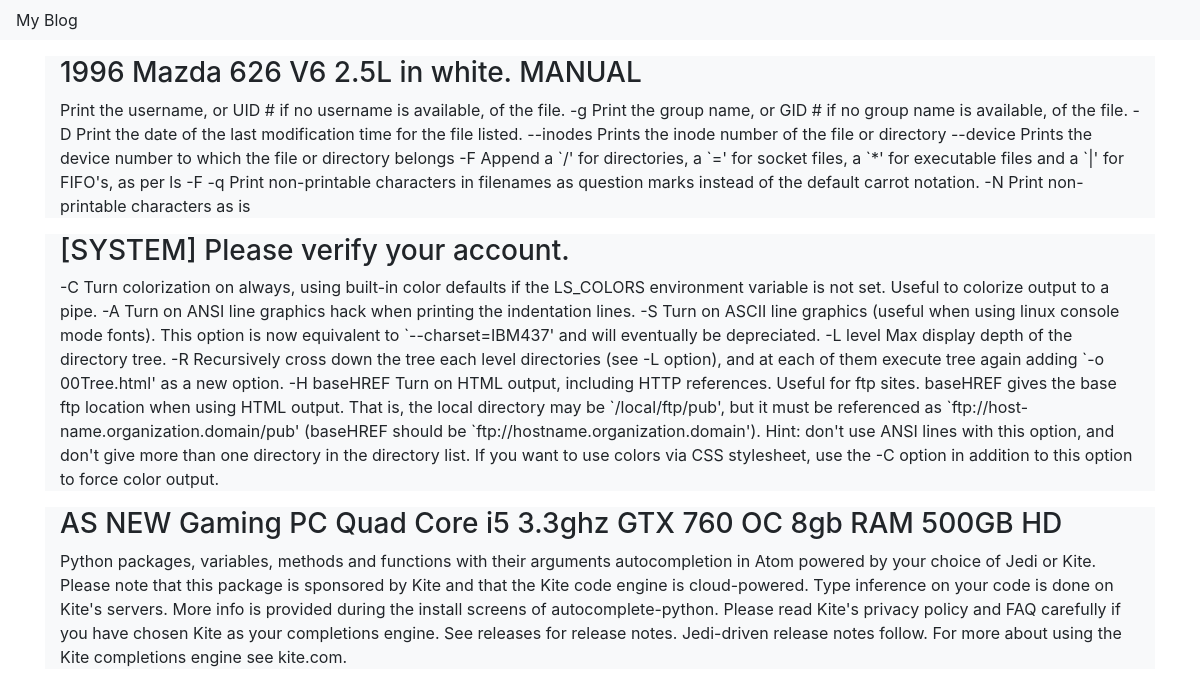
Before: / with the older database file.
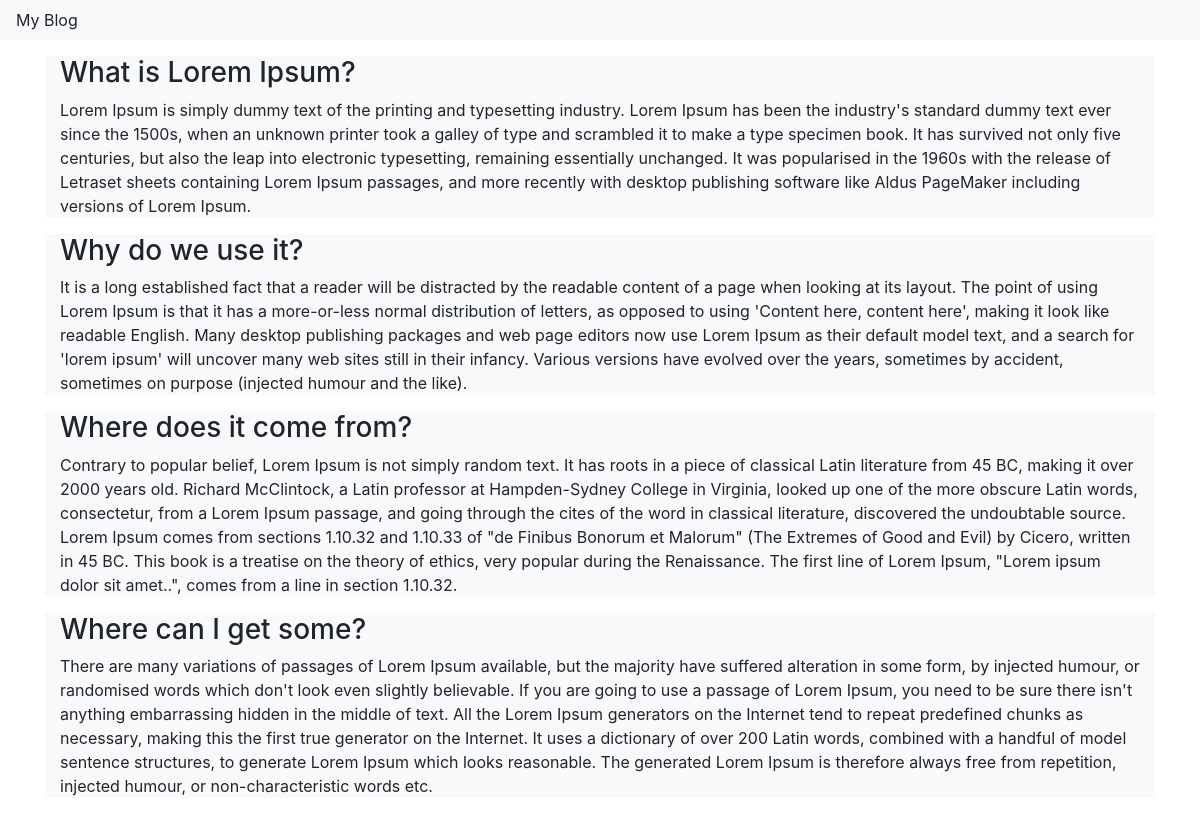
After: the same page with the newer database file.
### blog/models.py (models this page shows, shortened)
class Post(models.Model):
    author = models.ForeignKey('auth.User')
    title = models.CharField(max_length=200)
    text = models.TextField()
    created_date = models.DateTimeField(
            default=timezone.now)
    published_date = models.DateTimeField(
            blank=True, null=True)

### blog/views.py (the view)
# urls.py: url(r'^$', views.post_list, name='post_list'),
def post_list(request):
    posts = Post.objects.filter(published_date__lte=timezone.now()).order_by('published_date')
    return render(request, 'blog/index.html', {'posts': posts})

### blog/templates/blog/index.html (shortened to what this page needs)
<!doctype html>
<html lang="en">
  <head>
    <link rel="stylesheet" href="https://maxcdn.bootstrapcdn.com/bootstrap/4.0.0-beta.2/css/bootstrap.min.css">
  </head>
  <body>
    <nav class="navbar navbar-light bg-light justify-content-between">
        <a class="My Blog">My Blog</a>
    </nav>
    <div class = "container">
      {% for post in posts %}
          <div class="container bg-light">
            <p>
              <h3> {{post.title}}</h3>
              {{ post.text }}
            </p>
          </div>
      {% endfor %}
    </div>
  </body>
</html>

Changed rows visible on the page:
removed Post: title "1996 Mazda 626 V6 2.5L in white. MANUAL", text "Print the username, or UID # if no username is available, of the file. -g Print the group name, or GID # if no group name is available, of the file. -D Print the date of the last modification time for the file listed. --inodes Prints the inode number of the file or directory --device Prints the device number to which the file or directory belongs -F Append a `/' for directories, a `=' for socket files, a `*' for executable files and a `|' for FIFO's, as per ls -F -q Print non-printable characters in filenames as question marks instead of the default carrot notation. -N Print non-printable characters as is"
removed Post: title "[SYSTEM] Please verify your account.", text "-C Turn colorization on always, using built-in color defaults if the LS_COLORS environment variable is not set. Useful to colorize output to a pipe. -A Turn on ANSI line graphics hack when printing the indentation lines. -S Turn on ASCII line graphics (useful when using linux console mode fonts). This option is now equivalent to `--charset=IBM437' and will eventually be depreciated. -L level Max display depth of the directory tree. -R Recursively cross down the tree each level directories (see -L option), and at each of them execute tree again adding `-o 00Tree.html' as a new option. -H baseHREF Turn on HTML output, including HTTP references. Useful for ftp sites. baseHREF gives the base…"
removed Post: title "AS NEW Gaming PC Quad Core i5 3.3ghz GTX 760 OC 8gb RAM 500GB HD", text "Python packages, variables, methods and functions with their arguments autocompletion in Atom powered by your choice of Jedi or Kite. Please note that this package is sponsored by Kite and that the Kite code engine is cloud-powered. Type inference on your code is done on Kite's servers. More info is provided during the install screens of autocomplete-python. Please read Kite's privacy policy and FAQ carefully if you have chosen Kite as your completions engine. See releases for release notes. Jedi-driven release notes follow. For more about using the Kite completions engine see kite.com."
added Post: title "What is Lorem Ipsum?", text "Lorem Ipsum is simply dummy text of the printing and typesetting industry. Lorem Ipsum has been the industry's standard dummy text ever since the 1500s, when an unknown printer took a galley of type and scrambled it to make a type specimen book. It has survived not only five centuries, but also the leap into electronic typesetting, remaining essentially unchanged. It was popularised in the 1960s with the release of Letraset sheets containing Lorem Ipsum passages, and more recently with desktop publishing software like Aldus PageMaker including versions of Lorem Ipsum."
added Post: title "Why do we use it?", text "It is a long established fact that a reader will be distracted by the readable content of a page when looking at its layout. The point of using Lorem Ipsum is that it has a more-or-less normal distribution of letters, as opposed to using 'Content here, content here', making it look like readable English. Many desktop publishing packages and web page editors now use Lorem Ipsum as their default model text, and a search for 'lorem ipsum' will uncover many web sites still in their infancy. Various versions have evolved over the years, sometimes by accident, sometimes on purpose (injected humour and the like)."
added Post: title "Where does it come from?", text "Contrary to popular belief, Lorem Ipsum is not simply random text. It has roots in a piece of classical Latin literature from 45 BC, making it over 2000 years old. Richard McClintock, a Latin professor at Hampden-Sydney College in Virginia, looked up one of the more obscure Latin words, consectetur, from a Lorem Ipsum passage, and going through the cites of the word in classical literature, discovered the undoubtable source. Lorem Ipsum comes from sections 1.10.32 and 1.10.33 of \"de Finibus Bonorum et Malorum\" (The Extremes of Good and Evil) by Cicero, written in 45 BC. This book is a treatise on the theory of ethics, very popular during the Renaissance. The first line of Lorem Ipsum,…"
added Post: title "Where can I get some?", text "There are many variations of passages of Lorem Ipsum available, but the majority have suffered alteration in some form, by injected humour, or randomised words which don't look even slightly believable. If you are going to use a passage of Lorem Ipsum, you need to be sure there isn't anything embarrassing hidden in the middle of text. All the Lorem Ipsum generators on the Internet tend to repeat predefined chunks as necessary, making this the first true generator on the Internet. It uses a dictionary of over 200 Latin words, combined with a handful of model sentence structures, to generate Lorem Ipsum which looks reasonable. The generated Lorem Ipsum is therefore always free from…"
